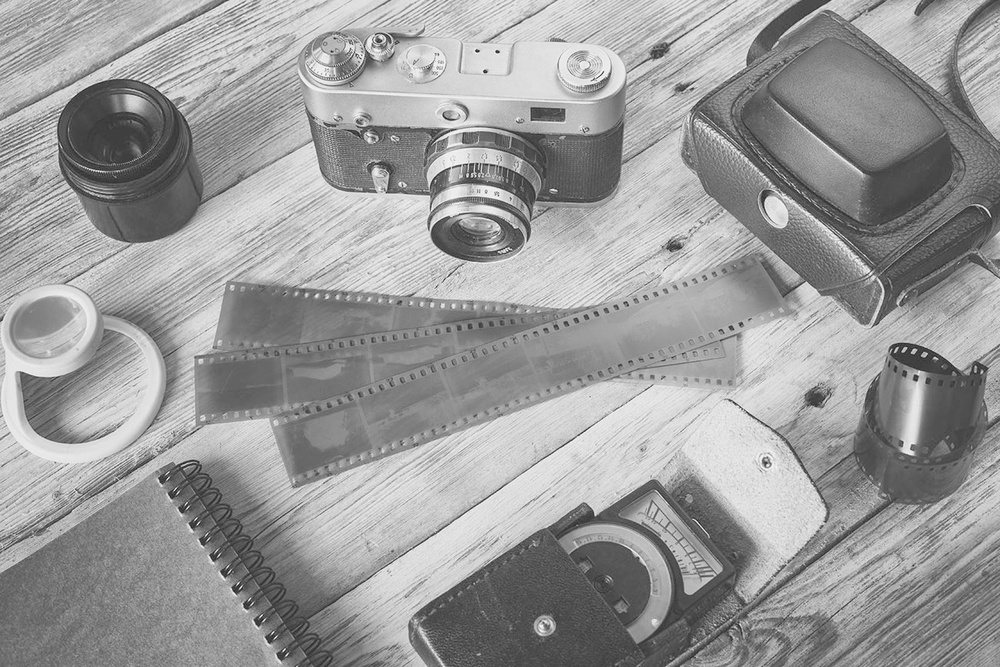
#> input picture vizeodev/vizeodev/gamma.jpg, 1000 x 667 px, shrunk from 1300 x 867 before the run
$ jupyter execute negative3.ipynb
#> lines starting #> are read from the running program, lines starting #| are printed output that depends on the picture
[cell 1]
import cv2
import numpy as np

img = cv2.imread('gamma.jpg')
#> img is the input picture: shape (667, 1000, 3); min 20, max 255, mean 154.7
img_neg = 255 - img
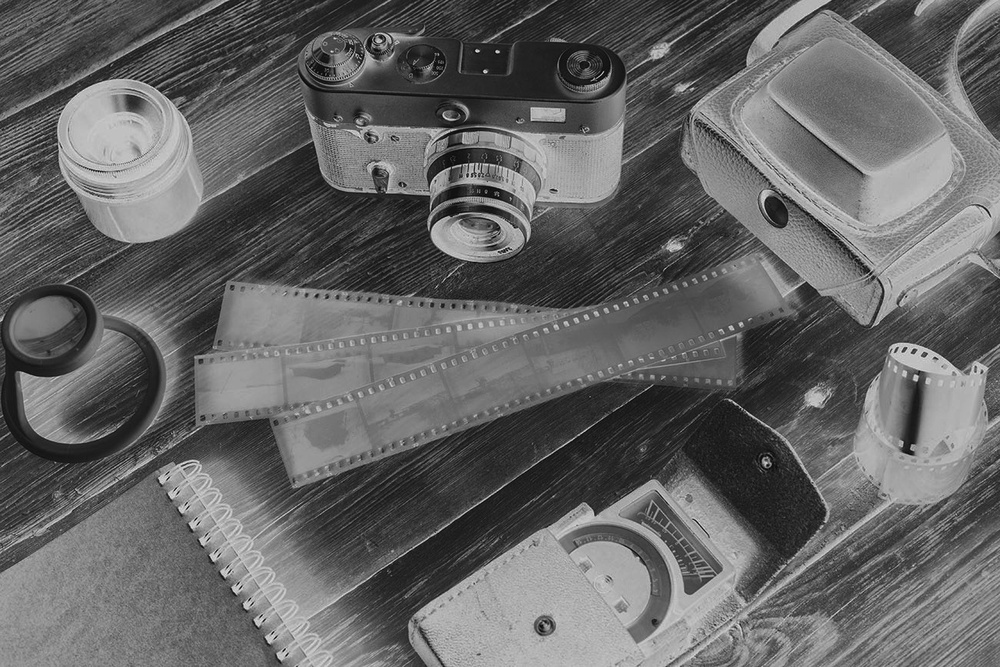
#> img_neg: shape (667, 1000, 3); min 0, max 235, mean 100.3
cv2.imshow("original - negative", np.hstack((img,img_neg)))
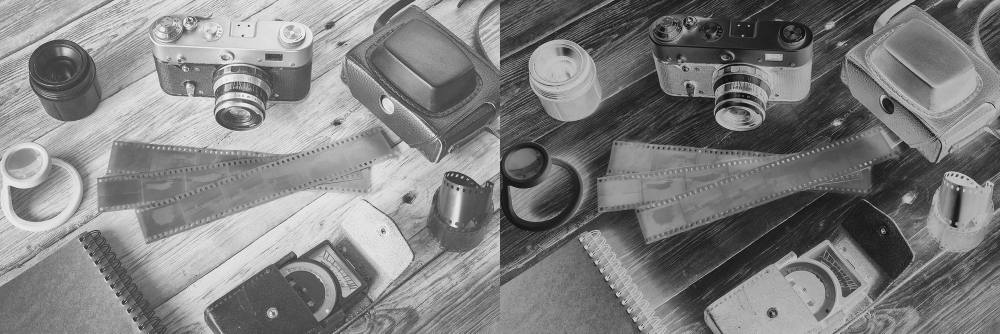
#> window 'original - negative': shape (667, 2000, 3) (shown at 1/2 size); min 0, max 255, mean 127.5
cv2.waitKey(0)
